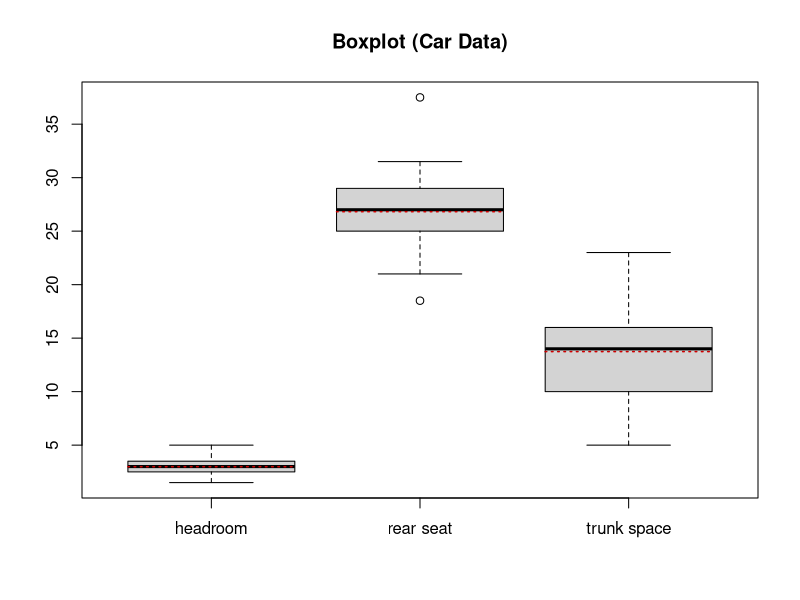

This figure's R source:
# −−−−−−−−−−−−−−−−−−−−−−−−−−−−−−−−−−−−−−−−−−−−−−−−−−−−−−
# Name of QuantLet : MVApcp6
# −−−−−−−−−−−−−−−−−−−−−−−−−−−−−−−−−−−−−−−−−−−−−−−−−−−−−−
# Published in : Applied Multivariate Statistical Analysis
# −−−−−−−−−−−−−−−−−−−−−−−−−−−−−−−−−−−−−−−−−−−−−−−−−−−−−−
# Description : Computes boxplots for variables 
# headroom, rear seat clearance and trunk space of the car data set.
# −−−−−−−−−−−−−−−−−−−−−−−−−−−−−−−−−−−−−−−−−−−−−−−−−−−−−−
# Keywords : pcp, parallel-coordinates-plot, boxplot, financial, 
# data visualization, plot, graphical representation
# −−−−−−−−−−−−−−−−−−−−−−−−−−−−−−−−−−−−−−−−−−−−−−−−−−−−−−
# See also : MVApcphousing, MVApcp1, MVApcp2, MVApcp3, 
# MVApcp4, MVApcp5, MVApcp7, MVApcp8
# −−−−−−−−−−−−−−−−−−−−−−−−−−−−−−−−−−−−−−−−−−−−−−−−−−−−−−
# Author : Ji Cao, Song Song, Vladimir Georgescu, Awdesch Melzer
# −−−−−−−−−−−−−−−−−−−−−−−−−−−−−−−−−−−−−−−−−−−−−−−−−−−−−−
# Submitted : Tue, September 09 2014 by Awdesch Melze
# −−−−−−−−−−−−−−−−−−−−−−−−−−−−−−−−−−−−−−−−−−−−−−−−−−−−−−
# Datafile : carc.txt
# −−−−−−−−−−−−−−−−−−−−−−−−−−−−−−−−−−−−−−−−−−−−−−−−−−−−−−

# clear all variables
rm(list = ls(all = TRUE))
graphics.off()

# load data
x = read.table("carc.txt")
frame = data.frame(x[, 5:7])
colnames(frame) = c("headroom", "rear seat", "trunk space")

m1 = mean(frame[, 1])
m2 = mean(frame[, 2])
m3 = mean(frame[, 3])

# Plot
boxplot(frame, lwd = 1)
title("Boxplot (Car Data)")
lines(c(0.6, 1.4), c(m1, m1), lty = "dotted", lwd = 1.5, col = "red3")
lines(c(1.6, 2.4), c(m2, m2), lty = "dotted", lwd = 1.5, col = "red3")
lines(c(2.6, 3.4), c(m3, m3), lty = "dotted", lwd = 1.5, col = "red3") 
